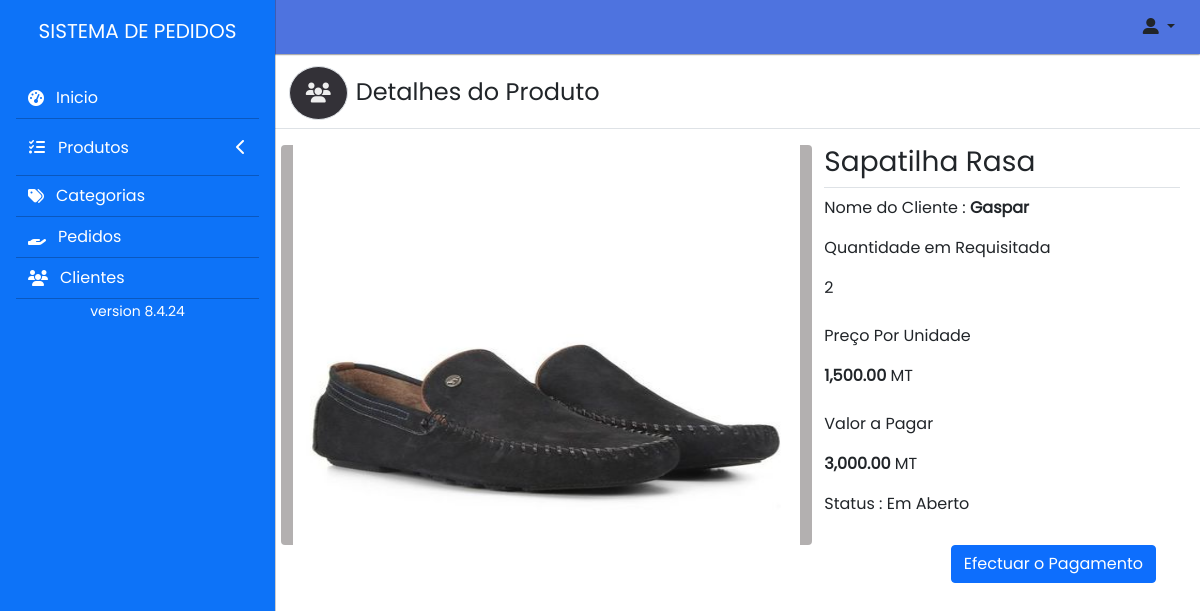
/Admin/DetalhePedido/2 (signed in), run on the app's committed database.
### tables this page shows
CREATE TABLE `pedidos` (
  `id` int(11) NOT NULL,
  `produtos` int(11) NOT NULL,
  `cliente` int(11) NOT NULL,
  `quantidade` varchar(50) NOT NULL,
  `status` varchar(300) NOT NULL,
  `data` date DEFAULT NULL
);

CREATE TABLE `produtos` (
  `id` int(11) NOT NULL,
  `nome` varchar(30) NOT NULL,
  `categoria` int(11) NOT NULL,
  `preco` varchar(100) NOT NULL,
  `quantidade` varchar(40) NOT NULL,
  `descricao` text NOT NULL,
  `images` varchar(100) NOT NULL,
  `status` tinyint(2) NOT NULL,
  `data_created` date DEFAULT NULL,
  `data_deleted` date DEFAULT NULL
);

CREATE TABLE `clientes` (
  `id_cliente` int(11) NOT NULL,
  `nome` varchar(50) NOT NULL,
  `apelido` varchar(50) NOT NULL,
  `sexo` varchar(11) NOT NULL,
  `email` varchar(30) NOT NULL,
  `senha` varchar(40) NOT NULL,
  `Nivel_acesso` varchar(50) NOT NULL,
  `status` tinyint(2) NOT NULL,
  `data_created` date DEFAULT NULL,
  `data_deleted` date DEFAULT NULL
);

### core/controllers/Admin.php (called while the page is built, shortened)
<?php
    class Admin{
        public function DetalhePedido($id){
            $library = new library();
            $categorias = $library->ListaCcategorias();
            $pedidos = $library->PedidoDoCliente($id);
            $dados = [
                'produtos'=>$pedidos,
                'categorias'=>$categorias,
            ];
            Store::Layout([
                'Admin/layout/header_html',
                'Admin/DetalhePedido',
                'Admin/Modal/EditarProduto',
                'Admin/layout/footer'
            ],$dados);
        }
    }

### core/router.php (called while the page is built, shortened)
<?php
class router{
    var $metodo = 'index';
    public function __construct(){
        $url = $this->parseURL();
        if(isset($url[0]) && file_exists('core/controllers/' . $url[0] . '.php'))
        {
            unset($url[0]);
        }
        $this->controller = new  $arg() ;
        if(isset($url[1]) && method_exists($this->controller, $url[1]))
        {
            $this->metodo =$url[1];
            unset($url[1]);
        }
        $this->parametro = $url ? array_values($url) : [];
        call_user_func_array([$this->controller , $this->metodo], $this->parametro);
    }
    private function parseURL(){
        if(isset($_GET['url'])){
            return explode('/', filter_var(rtrim($_GET['url'], '/'), FILTER_SANITIZE_URL));
        }
    }
}

### index.php (called while the page is built, shortened)
<?php
require('core/router.php');
new router();
?>

### core/classes/Databases.php (called while the page is built, shortened)
<?php
class Databases{
    private $ligacao;
    private function ligar(){
          $this->ligacao = new PDO(
              'mysql:'.
              'host='.MYSQL_SERVER.';'.
              'dbname='.MYSQL_DATABASE.';'.
              'charset='.MYSQL_CHARSET,
              MYSQL_USER,
              MYSQL_PASS,
              array(PDO::ATTR_PERSISTENT => true)
          );
          $this->ligacao->setAttribute(PDO::ATTR_ERRMODE, PDO::ERRMODE_WARNING);
      }
      private function desligar(){
          $this->ligacao = null;
      }
      public function select($sql,$parametros = null){
          $sql = trim($sql);
          $resultados = null;
          try {
              if(!empty($parametros)){
                  $executar = $this->ligacao->prepare($sql);
                  $executar->execute($parametros);
                  $resultados = $executar->fetchALL(PDO::FETCH_CLASS);
              }else{
                  $executar = $this->ligacao->prepare($sql);
                  $executar->execute();
                  $resultados = $executar->fetchALL(PDO::FETCH_CLASS);
              }
          } catch (PDOException $e) {
              return false;
          }
          return $resultados;
      }
  }
?>

### core/models/library.php (called while the page is built, shortened)
<?php
class library
{
    public function PedidoDoCliente($id)
    {
        $db = new Databases();
        $paramentros = [
            ':id' => $id
        ];
        $result = $db->select("SELECT pr.id as produtos,pr.images,pr.preco,cl.nome as cliente,p.id,p.quantidade,pr.nome,p.data,p.status FROM pedidos p inner join produtos pr on p.produtos = pr.id inner join clientes cl on cl.id_cliente = p.cliente  where p.cliente = :id", $paramentros);
        return $result;
    }
}

### core/views/Admin/DetalhePedido.php (the view, shortened to what this page needs)
<div class="row my-3 border-bottom">
    <div class="col-sm-12 col-md-6  px-2">
        <h4 class=""><i class="fas fa-users fs-5   border rounded-full cards-color p-3 mx-2"></i>Detalhes do Produto</h4>
    </div>
    <div class="col-sm-12 col-md-2"></div>
    <div class="col-sm-12 col-md-4 pt-2 text-end">
    </div>
</div>
<div class="row px-2">
    <div class="col-md-7 imgs">
        <img src="<?= BASE_URL ?>public/assets/images/<?= $produtos[0]->images ?>" alt="">
    </div>
    <div class="col-md-5">
        <div class="title border-bottom">
            <h3><?= $produtos[0]->nome ?></h3>
        </div>
        <div class="describe pt-2">
            <p>Nome do Cliente : <b><?= $produtos[0]->cliente ?></b></p>
        </div>
        <div class="describe ">
            <p class="">Quantidade em Requisitada</p>
            <p><?= $produtos[0]->quantidade ?></p>
        </div>
        <div class="describe pt-2 ">
            <p class="">Preço Por Unidade</p>
            <p><b><?= number_format($produtos[0]->preco,'2')?></b> MT</p>
        </div>
        <div class="describe pt-2 ">
            <p class="">Valor a Pagar</p>
            <?php $total = $produtos[0]->preco * $produtos[0]->quantidade ?>
            <p><b><?= number_format($total,'2')?></b> MT</p>
        </div>
        <div class="describe ">
            <p class="">Status : <?= $produtos[0]->status ? $produtos[0]->status : "No-Ativo" ?></p>
        </div>
    </div>
    <div class="row justify-content-end">
        <div class="col-md-6 text-end ">
        <?php if($produtos[0]->status == 'Em Aberto' ||  $produtos[0]->status == 'Cancelado'){ ?>
            <button class="btn btn-primary">Efectuar o Pagamento</button>
            <?php }else{ ?>
                <button class="btn btn-primary" disabled>Efectuar o Pagamento</button>
            <?php } ?>
        </div>
    </div>
</div>

### core/classes/Store.php (shortened to what this page needs)
<?php
class Store{
    public static function Layout($estruturas, $dados = null){
        foreach ($estruturas as $estrutura) {
            include("core/views/$estrutura.php");
        }
    }
}
?>

### public/assets/css/style.css (style rules this page uses)
* { text-decoration: none !important; }
.imgs { background-color: rgb(179, 176, 176); height: 400px; border-radius: 4px; }
.imgs img { width: 100%; height: 400px; background-size: cover; }
body { width: 100%; font-family: 'poppins' !important; }
.cards-color { background-color: #333137;; border-radius: 50%; color: #eee; border: none; cursor: pointer; }

### data on the page
pedidos: produtos.images (picture), produtos.nome "Sapatilha Rasa", cliente.nome "Gaspar", quantidade "2", produtos.preco "1,500.00", total "3,000.00", status "Em Aberto"
